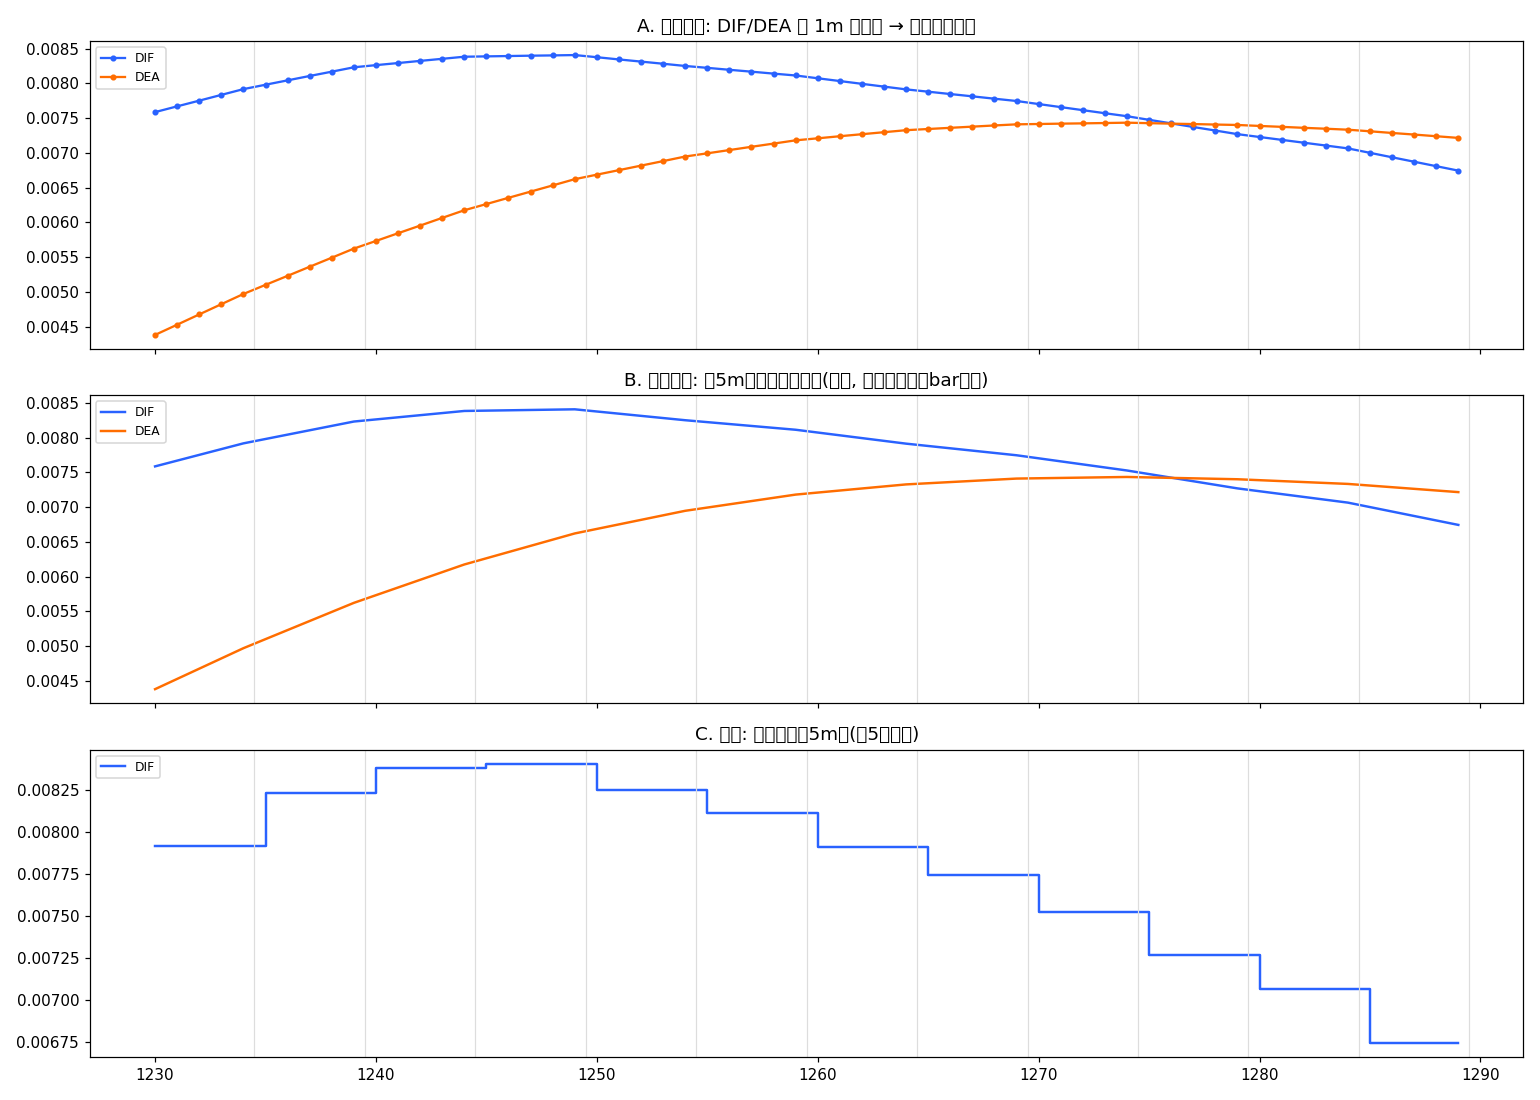

Generate this figure with Python:
# -*- coding: utf-8 -*-
"""诊断 MACD_HTF 的 DIF/DEA 线: 当前(随1m收盘价) vs 平滑插值 vs 阶梯。"""
import sys

sys.path.insert(0, "web/chanlun_chart")
sys.path.insert(0, "src")

import matplotlib

matplotlib.use("Agg")
import matplotlib.pyplot as plt
import numpy as np
import pandas as pd
import talib

from cl_app.services.chart_compute import apply_higher_macd_to_chart_data

df = pd.read_parquet("tests/fixtures/klines/a_SH_513100_1m.parquet").reset_index(drop=True)
closes = df["close"].tolist()
times = (df["date"].astype("int64") // 10**9).tolist()
n = len(closes)

cd = {"c": list(closes), "t": list(times)}
apply_higher_macd_to_chart_data(cd, "1m", "a", {})
cur_dif = np.array([np.nan if v is None else v for v in cd["higher_macd_dif"]])
cur_dea = np.array([np.nan if v is None else v for v in cd["higher_macd_dea"]])

# 桶划分
t = np.array(times, dtype=np.int64)
key = t // 300
bucket_idx = np.cumsum(np.concatenate(([True], key[1:] != key[:-1]))) - 1
bc = int(bucket_idx[-1]) + 1
last_pos = np.zeros(bc, dtype=np.int64)
last_pos[bucket_idx] = np.arange(n)
htf_closes = np.array(closes, dtype=float)[last_pos]
macd_b, dea_b, _ = talib.MACD(htf_closes, 12, 26, 9)

# A. 当前: 随 1m 收盘价(桶内锯齿)
# B. 平滑插值: 真5m点之间线性连
xp = last_pos.astype(float)
interp_dif = np.interp(np.arange(n), xp, np.where(np.isnan(macd_b), np.nan, macd_b))
interp_dea = np.interp(np.arange(n), xp, np.where(np.isnan(dea_b), np.nan, dea_b))
# C. 阶梯: 桶内保持真5m值
stair_dif = np.where(np.isnan(macd_b[bucket_idx]), np.nan, macd_b[bucket_idx])

lo, hi = 1230, 1230 + 60
x = np.arange(lo, hi)
fig, axes = plt.subplots(3, 1, figsize=(14, 10), sharex=True)
bl = [last_pos[b] for b in np.unique(bucket_idx[lo:hi]) if lo <= last_pos[b] < hi]

axes[0].plot(x, cur_dif[lo:hi], "-o", ms=3, color="#2962FF", label="DIF")
axes[0].plot(x, cur_dea[lo:hi], "-o", ms=3, color="#FF6D00", label="DEA")
axes[0].set_title("A. 当前实现: DIF/DEA 随 1m 收盘价 → 桶内锯齿抖动")

axes[1].plot(x, interp_dif[lo:hi], "-", lw=1.6, color="#2962FF", label="DIF")
axes[1].plot(x, interp_dea[lo:hi], "-", lw=1.6, color="#FF6D00", label="DEA")
axes[1].set_title("B. 平滑插值: 真5m点之间线性连接(平滑, 当前桶会随新bar微调)")

axes[2].step(x, stair_dif[lo:hi], where="post", lw=1.6, color="#2962FF", label="DIF")
axes[2].set_title("C. 阶梯: 桶内保持真5m值(每5根一平)")

for ax in axes:
    for b in bl:
        ax.axvline(b + 0.5, color="#ddd", lw=0.8)
    ax.legend(fontsize=8)
plt.tight_layout()
plt.savefig("ops/macd_htf_lines.png", dpi=110)
print("saved: ops/macd_htf_lines.png")
